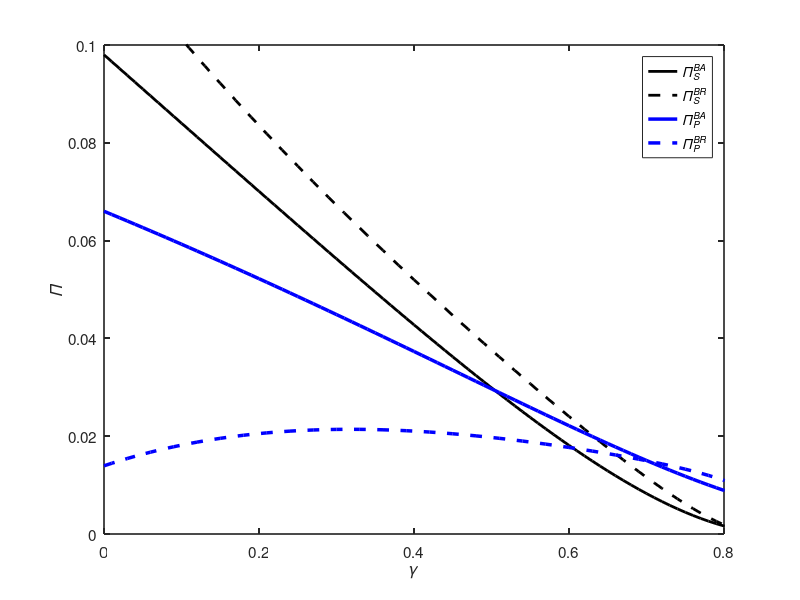

Reproduce this figure in MATLAB.
%AI技术的成本对于二手产品价格的影响
clc;
clc;
clear;

alpha = 0.2;
gamma = (0:0.01:1)';
q1 = 1;
mu =0.7; % 请根据需要设置 mu 的值
q2 = mu * q1;
k = 0.7;
qs = k * mu;
qn = k * q1;
cb = 0.01;

A = 2 - gamma.^2;
B = 4 - gamma.^2 - alpha * gamma.^2;


% N-AA 无AI技术-代理模式
% 均衡解
PS_NAA = (A .* qs - gamma .* qn) / (2 + A);
PN_NAA = (A .* qn - gamma .* qs) / (2 + A);
% 需求函数
DS_NAA = (A .* qs - gamma .* qn) / (2 + A);
DN_NAA = (A .* qn - gamma .* qs) / (2 + A);
%利润函数
Pi_P_NAA= DN_NAA .* (alpha .* PN_NAA ) + DS_NAA .* (alpha .* PS_NAA);
Pi_S_NAA= (1 - alpha) .* (DS_NAA .* PS_NAA);
Pi_N_NAA= (1 - alpha) .* (DN_NAA .* PN_NAA);

% N-WA 无AI技术-批发模式
% 均衡解
w_NWA = (A .* qs + gamma .* (alpha - 1 - alpha .* A) .* qn) / (2 .* A);
PS_NWA = (((alpha + 1) .* A.^2 + (1 - 2 .* alpha) .* A) * qs + gamma .* (alpha - 1 - A) * qn) ./ (A .* B);
PN_NWA = (((alpha + 2) .* A.^2 + (1 - 3 .* alpha) .* A + 2.*(alpha-1)) .* qn + gamma .* (-A) .* qs)./ (2 .* A .* B);
% 需求函数
DS_NWA =((A.^2).*qs+(-alpha.*(A.^2)+(alpha-1).*A).*gamma.*qn)./(2.*A.*B);
DN_NWA =((-A).*gamma.*qs+((alpha+2).*A.^2+(-3.*alpha+1).*A+2.*alpha-2).*qn)./(2.*A.*B);
%利润函数
Pi_P_NWA= DN_NWA .* (alpha .* PN_NWA ) + DS_NWA.* (PS_NWA-w_NWA);
Pi_S_NWA= w_NWA .* DS_NWA;
Pi_N_NWA= (1 - alpha) .* (DN_NWA .* PN_NWA);

% P-AA 平台承担AI技术-代理模式
% 均衡解
PS_PAA = (A .* q2 - gamma .* q1) ./ (2 + A);
PN_PAA = (A .* q1 - gamma .* q2) ./ (2 + A);
% 需求函数
DS_PAA = (A .* q2 - gamma .* q1) ./ (2 + A);
DN_PAA = (A .* q1 - gamma .* q2) ./ (2 + A);
%利润函数
Pi_P_PAA=DN_PAA .* (alpha .* PN_PAA-cb) + DS_PAA .* (alpha .* PS_PAA-cb);
Pi_S_PAA= (1 - alpha) .* (DS_PAA .* PS_PAA);
Pi_N_PAA= (1 - alpha) .* (DN_PAA .* PN_PAA);

% P-WA 平台承担AI技术-批发模式
% 均衡解
w_PWA = (A.*q2+(-alpha.*A+(alpha-1)).*gamma.*q1+(1-A).*(1-gamma).*cb)./(2.*(A-1));
PS_PWA =(((alpha-2).*A+(1-alpha)).*gamma.*q1+(2.*(alpha+1).*A.^2-(6.*alpha+1).*A+4.*alpha).*q2+(1-gamma).*(A-1).*cb)./(2.*(A-1).*B);
PN_PWA =(((alpha+2).*A.^2+(-3.*alpha-1).*A+2.*alpha-2).*q1+(2-A).*gamma.*q2+(1-gamma).*(A-1).*gamma.*cb)./(2.*(A-1).*B);
% 需求函数
DS_PWA =((A.*A-A).*q2+(-alpha.*A.*A+(2.*alpha-1).*A+(-alpha+1)).*gamma.*q1+(gamma.*gamma-1).*(1-gamma).*(A-1).*cb)./(2.*(A-1).*B);
DN_PWA =((2.*A.^2+(-2).*A).*q1+(-2.*A+2).*gamma.*q2)./(2.*(A-1).*B);
%利润函数
Pi_P_PWA= DN_PWA .* (alpha .* PN_PWA-cb ) + DS_PWA.* (PS_PWA-w_PWA-cb);
Pi_S_PWA= w_PWA .* DS_PWA;
Pi_N_PWA= (1 - alpha) .* (DN_PWA .* PN_PWA);


plot(gamma, Pi_S_PAA, 'k', 'MarkerSize', 5, 'LineWidth', 2); hold on;
plot(gamma, Pi_S_PWA, 'k--', 'MarkerSize', 5, 'LineWidth', 2); hold on;
plot(gamma, Pi_P_PAA, 'b', 'MarkerSize', 5, 'LineWidth', 2.5); hold on;
plot(gamma, Pi_P_PWA, 'b--', 'MarkerSize', 5, 'LineWidth', 2.5); hold off;

%plot(k, Pi_S_PAA+0.*k, 'k', 'MarkerSize', 5, 'LineWidth', 2); hold on;
%plot(k, Pi_S_PWA+0.*k, 'k-^', 'MarkerSize', 5, 'LineWidth', 2); hold on;
%plot(k, Pi_P_PAA+0.*k, 'b', 'MarkerSize', 5, 'LineWidth', 2.5); hold on;
%plot(k, Pi_P_PWA+0.*k, 'b--', 'MarkerSize', 5, 'LineWidth', 2.5); hold off;


xlabel('{\it{\gamma}}');
ylabel('{\it{\Pi}}');
legend('\it{\Pi_S^{BA}}', '\it{\Pi_S^{BR}}', '\it{\Pi_P^{BA}}','\it{\Pi_P^{BR}}');
set(gca, 'LineWidth', 1.2);
set(gca, 'FontSize', 11);
xlim([0 0.8])
ylim([0 0.1])
